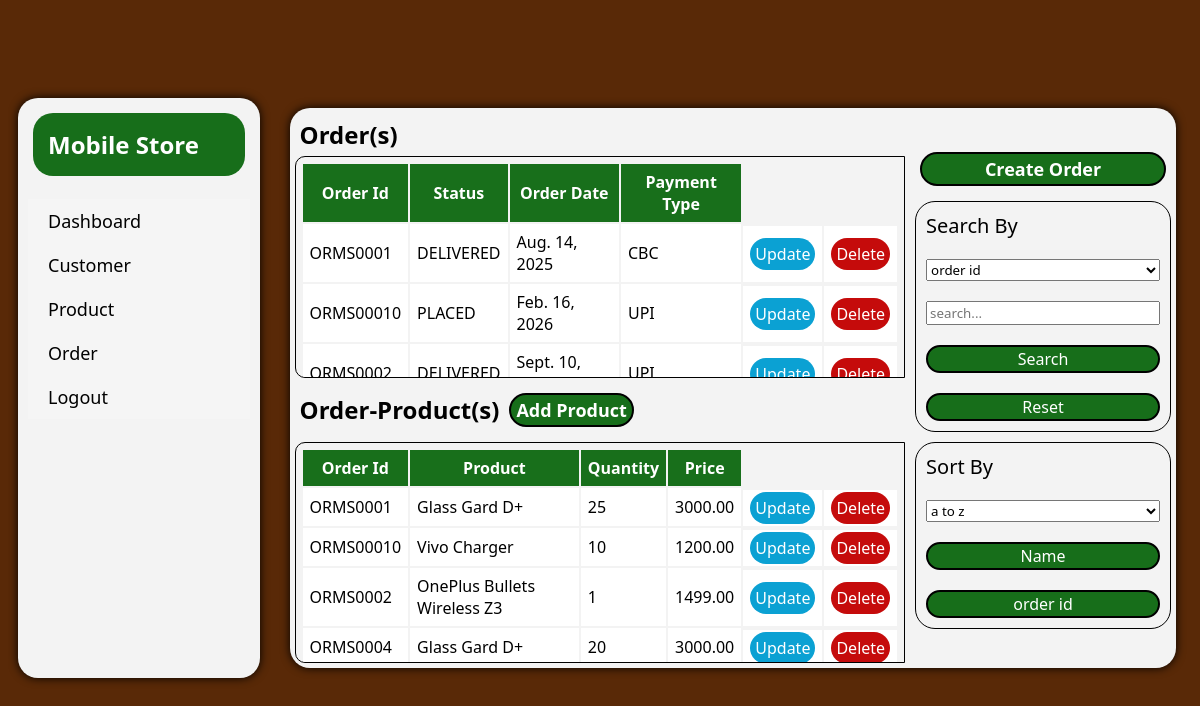
/store/order/ (signed in), run on an earlier commit of the app's database.
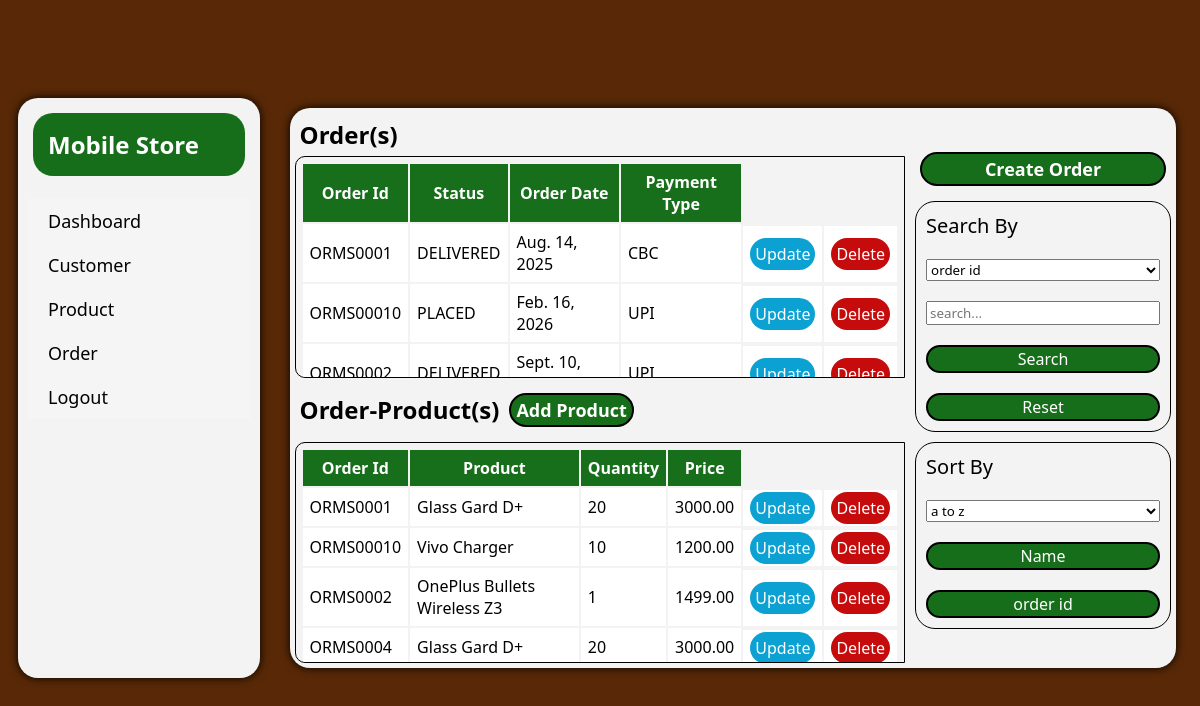
And on a later commit of the database.
### store/models.py (models this page shows)
class Order_Product(models.Model):
    product = models.ForeignKey(Product, on_delete=models.CASCADE)
    order = models.ForeignKey(Order, on_delete=models.CASCADE)
    quantity = models.IntegerField(default=0)
    price = models.DecimalField(max_digits=10, decimal_places=2)
    class Meta:
        unique_together = ('order','product')

class Order(models.Model):
    paymentChoice = [
        ('UPI','UPI Payment'),
        ('DBC','Debit Card Payment'),
        ('CBC','Credit Card Payment'),
        ('COD', 'Cash On Delivery')
    ]
    statusChoice = [("PLACED","Placed"),
                    ("SHIPPED","Shipped"),
                    ("DELIVERED","Delivered")
                    ]
    orderId = models.CharField(max_length=10, primary_key=True)
    customer = models.ForeignKey(Customer, on_delete=models.CASCADE)
    status = models.CharField(max_length=20,choices=statusChoice, null=True)
    orderDate = models.DateField()
    paymentType = models.CharField(max_length=3, choices=paymentChoice)
    def __str__(self):
        return self.orderId

class Product(models.Model):
    avail_choices = [("IN","Available"),("OUT","Not Available")]
    prodId = models.CharField(max_length=10, primary_key=True)
    prodName = models.CharField(max_length=100)
    price = models.DecimalField(default=0.00, max_digits=10, decimal_places=2)
    quantity = models.IntegerField(default=0)
    availability = models.CharField(max_length=3, choices=avail_choices)
    def __str__(self):
        return self.prodName

### store/storeView/views.py (the view, shortened to what this page needs)
# urls.py: path("order/", views.order, name="order"),
@login_required(login_url="/account/logout/")
def order(request):
    orders = get_order(all=True,count_all=False)
    order_product = Order_Product.objects.all().order_by("order")
    return render(request, "store/order.html",
                  {"orders":orders[1],
                   "total_order":orders[0],
                   "order_product":order_product})

### store/storeView/views.py (called while the page is built)
def get_order(count_all=True, all=False):
    order = Order.objects.all().order_by("orderId")
    if all != True:
        if count_all != True:
            return None
        total_order = order.count()
        return [total_order,0]
    if count_all == True:
        total_order = order.count()
        return [total_order,order]
    return [0,order]

### store/templates/store/order.html (shortened to what this page needs)
{% extends "index.html" %}
{% block report_block %}
<div class="displayBox">
    <h3>Order(s)</h3>
    <div class="tableBox">
        <table>
            <tr>
                <th>Order Id</th>
                <th>Status</th>
                <th>Order Date</th>
                <th>Payment Type</th>
            </tr>
            {% for order in orders %}
            <tr>
                <td rowspan="2">{{order.orderId}}</td>
                <td rowspan="2">{{order.status}}</td>
                <td rowspan="2">{{order.orderDate}}</td>
                <td rowspan="2">{{order.paymentType}}</td>
                <tr>
                    <td><a class="updateBtn" href="/store/update_order/{{order.orderId}}/">Update</a></td>
                    <td><a class="deleteBtn" href="/store/delete_order/{{order.orderId}}/">Delete</a></td>
                </tr>
            </tr>
            {% endfor %}
        </table>
    </div>
    <div style="display:flex; flex-direction:row;">
        <h3>Order-Product(s)</h3>
        <a class="manageBtn" href="/store/add_orderproduct/">Add Product</a>
    </div>
    <div class="tableBox">
        <table>
            <tr>
                <th>Order Id</th>
                <th>Product</th>
                <th>Quantity</th>
                <th>Price</th>
            </tr>
            {% for ord in order_product %}
            <tr>
                <td rowspan="2">{{ord.order}}</td>
                <td rowspan="2">{{ord.product}}</td>
                <td rowspan="2">{{ord.quantity}}</td>
                <td rowspan="2">{{ord.price}}</td>
                <tr>
                    <td><a class="updateBtn" href="/store/update_orderproduct/{{ord.order}}/{{ord.product.prodId}}/">Update</a></td>
                    <td><a class="deleteBtn" href="/store/delete_orderproduct/{{ord.order}}/{{ord.product.prodId}}/">Delete</a></td>
                </tr>
            </tr>
            {% endfor %}
        </table>
    </div>
</div>
<div class="curdBox">
    <a class="manageBtn" href="/store/create_order/">Create Order</a>
    <div class="searchBox">
        <form class="column_form" method="post" action="/store/order/">
            <label>Search By</label>
            <select name="search_by" id="query">
                <option value="order_id">order id</option>
            </select>
            <input name="search_value" placeholder="search...">
            <button name="search_query">Search</button>
            <button name="reset">Reset</button>
        </form>
    </div>
    <div class="sortBox">
        <form class="column_form" method="post" action="/store/order/">
            <label>Sort By</label>
            <select name="sort_by" id="query">
                <option value="ascending">a to z</option>
            </select>
            <button name="name_sort">Name</button>
            <button name="id_sort">order id</button>
        </form>
    </div>
</div>
{% endblock report_block %}

What changed in the data, as far as the page shows it:
changed Order_Product "ORMS0001": quantity "25" → "20"
